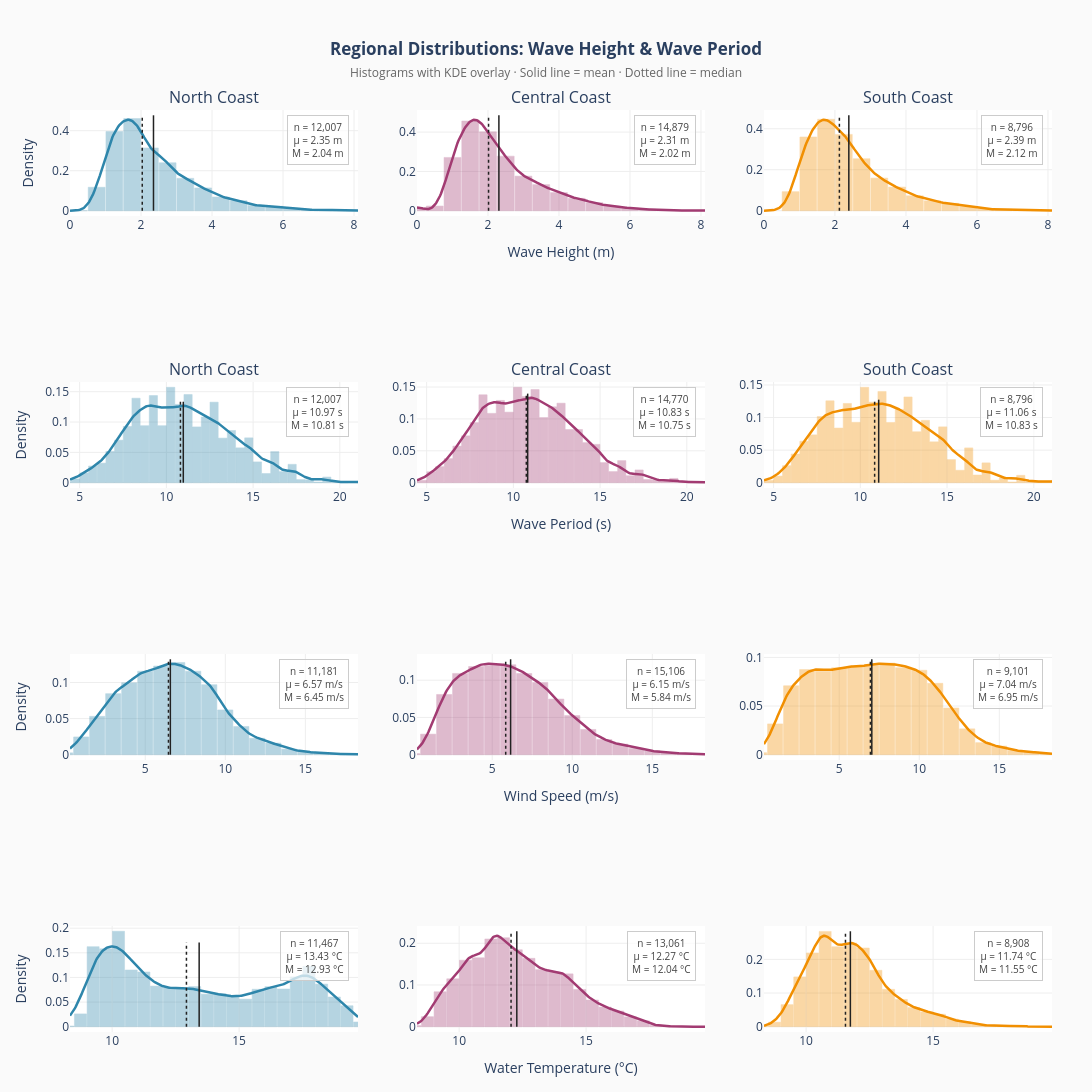

Notebook source saved alongside this figure:
### Markdown cell above
## Summary Statistics

For our final set of exploratory visualizations, we'll hone in on our most important data, that which most significantly influences surfing conditions: the wave height and dominant wave periods by region. We will also plot wind speed and water temperature similarly, since they appear to be less regionally correlated and the distributions may differ more. In the following code, we'll create histograms for the distribution of each variable in each region. We will overlay these histograms with three helpful additional details:
+ Mean line (solid)
+ Median line (dotted)
+ KDE curve (used to show the estimated probability distribution as a smooth curve)

### Code cell
# ============================================================
# Distribution panels: WVHT and DPD by region
# ============================================================
# 2×3 grid: top row = wave height by region, bottom = wave period by region.
# Each panel shows histogram + KDE curve + mean/median markers.

df = cleaned_stdmet.reset_index() if 'time' not in cleaned_stdmet.columns \
    else cleaned_stdmet.copy()

REGIONS = ['north', 'central', 'south']
REGION_COLORS = {
    'north':   '#2E86AB',  # blue
    'central': '#A23B72',  # magenta
    'south':   '#F18F01',  # orange
}

VARS = [
    {'col': 'WVHT', 'label': 'Wave Height', 'unit': 'm',  'row': 1},
    {'col': 'DPD',  'label': 'Wave Period', 'unit': 's',  'row': 2},
    {'col': 'WSPD', 'label': 'Wind Speed',       'unit': 'm/s', 'row': 3},
    {'col': 'WTMP', 'label': 'Water Temperature','unit': '°C',  'row': 4},
]

# Compute global x-ranges per variable so all three regional panels share scale
x_ranges = {
    v['col']: (df[v['col']].quantile(0.001), df[v['col']].quantile(0.999))
    for v in VARS
}

# ------------------------------------------------------------
# Build the figure
# ------------------------------------------------------------
fig = make_subplots(
    rows=4, cols=3,
    subplot_titles=[
        f"{r.title()} Coast" for r in REGIONS
    ] + [
        f"{r.title()} Coast" for r in REGIONS
    ],
    horizontal_spacing=0.06,
    vertical_spacing=0.18,
    shared_yaxes=False,
)

for v in VARS:
    col_name = v['col']
    xmin, xmax = x_ranges[col_name]
    x_grid = np.linspace(xmin, xmax, 300)

    for col_idx, region in enumerate(REGIONS, start=1):
        data = df.loc[df['region'] == region, col_name].dropna()

        if len(data) < 2:
            continue  # skip regions with no data

        color = REGION_COLORS[region]

        # Histogram (probability density, transparent fill)
        fig.add_trace(
            go.Histogram(
                x=data,
                histnorm='probability density',
                marker=dict(color=color, opacity=0.35,
                            line=dict(color=color, width=0.5)),
                nbinsx=40,
                showlegend=False,
                hovertemplate=f'{v["label"]}: %{{x:.2f}} {v["unit"]}<br>'
                              'Density: %{y:.3f}<extra></extra>',
            ),
            row=v['row'], col=col_idx,
        )

        # KDE curve over the histogram
        kde = stats.gaussian_kde(data)
        y_kde = kde(x_grid)
        fig.add_trace(
            go.Scatter(
                x=x_grid, y=y_kde,
                mode='lines',
                line=dict(color=color, width=2.5),
                showlegend=False,
                hovertemplate=f'{v["label"]}: %{{x:.2f}} {v["unit"]}<br>'
                              'Density: %{y:.3f}<extra></extra>',
            ),
            row=v['row'], col=col_idx,
        )

        # Mean and median vertical lines
        mean_val = data.mean()
        median_val = data.median()
        y_max = max(y_kde) * 1.05

        fig.add_trace(
            go.Scatter(
                x=[mean_val, mean_val], y=[0, y_max],
                mode='lines',
                line=dict(color='#222', width=1.5, dash='solid'),
                showlegend=False,
                hovertemplate=f'Mean: {mean_val:.2f} {v["unit"]}<extra></extra>',
            ),
            row=v['row'], col=col_idx,
        )
        fig.add_trace(
            go.Scatter(
                x=[median_val, median_val], y=[0, y_max],
                mode='lines',
                line=dict(color='#222', width=1.5, dash='dot'),
                showlegend=False,
                hovertemplate=f'Median: {median_val:.2f} {v["unit"]}<extra></extra>',
            ),
            row=v['row'], col=col_idx,
        )

        # Annotate sample size in upper-right corner of panel
        fig.add_annotation(
            text=f"n = {len(data):,}<br>"
                 f"μ = {mean_val:.2f} {v['unit']}<br>"
                 f"M = {median_val:.2f} {v['unit']}",
            xref=f"x{(v['row']-1)*3 + col_idx if (v['row']-1)*3 + col_idx > 1 else ''} domain",
            yref=f"y{(v['row']-1)*3 + col_idx if (v['row']-1)*3 + col_idx > 1 else ''} domain",
            x=0.97, y=0.95,
            xanchor='right', yanchor='top',
            showarrow=False,
            font=dict(size=10, color='#444'),
            bgcolor='rgba(255,255,255,0.7)',
            bordercolor='#ccc', borderwidth=1, borderpad=4,
        )

# ------------------------------------------------------------
# Layout
# ------------------------------------------------------------
# Set consistent x-axis ranges per variable row
for col_idx in range(1, 4):
    for v in VARS:
        fig.update_xaxes(
            range=list(x_ranges[v['col']]),
            title_text=f"{v['label']} ({v['unit']})" if col_idx == 2 else None,
            row=v['row'], col=col_idx,
            gridcolor='#eee',
            zeroline=False,
        )
        fig.update_yaxes(
            title_text='Density' if col_idx == 1 else None,
            row=v['row'], col=col_idx,
            gridcolor='#eee',
            zeroline=False,
        )

fig.update_layout(
    title=dict(
        text="<b>Regional Distributions: Wave Height & Wave Period</b><br>"
             "<span style='font-size:12px;color:#666'>"
             "Histograms with KDE overlay · Solid line = mean · Dotted line = median"
             "</span>",
        x=0.5, xanchor='center',
    ),
    height=1200, width=1200,
    paper_bgcolor='#fafafa',
    plot_bgcolor='white',
    margin=dict(l=70, r=40, t=110, b=60),
    bargap=0.05,
)

fig.show()

### Figure 1 — Plotly figure (JSON) as saved in the notebook; plotly's stock layout.template omitted (floating-point values rounded to 4 significant figures; data arrays with more than 128 entries replaced by an {"elided": "..."} marker saying what was removed)
{"data": [{"histnorm": "probability density", "hovertemplate": "Wave Height: %{x:.2f} m<br>Density: %{y:.3f}<extra></extra>", "marker": {"color": "#2E86AB", "line": {"color": "#2E86AB", "width": 0.5}, "opacity": 0.35}, "nbinsx": 40, "showlegend": false, "type": "histogram", "x": {"elided": "12007 float values"}, "xaxis": "x", "yaxis": "y"}, {"hovertemplate": "Wave Height: %{x:.2f} m<br>Density: %{y:.3f}<extra></extra>", "line": {"color": "#2E86AB", "width": 2.5}, "mode": "lines", "showlegend": false, "type": "scatter", "x": {"elided": "300 float values"}, "xaxis": "x", "y": {"elided": "300 float values"}, "yaxis": "y"}, {"hovertemplate": "Mean: 2.35 m<extra></extra>", "line": {"color": "#222", "dash": "solid", "width": 1.5}, "mode": "lines", "showlegend": false, "type": "scatter", "x": [2.352, 2.352], "xaxis": "x", "y": [0, 0.477], "yaxis": "y"}, {"hovertemplate": "Median: 2.04 m<extra></extra>", "line": {"color": "#222", "dash": "dot", "width": 1.5}, "mode": "lines", "showlegend": false, "type": "scatter", "x": [2.035, 2.035], "xaxis": "x", "y": [0, 0.477], "yaxis": "y"}, {"histnorm": "probability density", "hovertemplate": "Wave Height: %{x:.2f} m<br>Density: %{y:.3f}<extra></extra>", "marker": {"color": "#A23B72", "line": {"color": "#A23B72", "width": 0.5}, "opacity": 0.35}, "nbinsx": 40, "showlegend": false, "type": "histogram", "x": {"elided": "14879 float values"}, "xaxis": "x2", "yaxis": "y2"}, {"hovertemplate": "Wave Height: %{x:.2f} m<br>Density: %{y:.3f}<extra></extra>", "line": {"color": "#A23B72", "width": 2.5}, "mode": "lines", "showlegend": false, "type": "scatter", "x": {"elided": "300 float values"}, "xaxis": "x2", "y": {"elided": "300 float values"}, "yaxis": "y2"}, {"hovertemplate": "Mean: 2.31 m<extra></extra>", "line": {"color": "#222", "dash": "solid", "width": 1.5}, "mode": "lines", "showlegend": false, "type": "scatter", "x": [2.308, 2.308], "xaxis": "x2", "y": [0, 0.4855], "yaxis": "y2"}, {"hovertemplate": "Median: 2.02 m<extra></extra>", "line": {"color": "#222", "dash": "dot", "width": 1.5}, "mode": "lines", "showlegend": false, "type": "scatter", "x": [2.017, 2.017], "xaxis": "x2", "y": [0, 0.4855], "yaxis": "y2"}, {"histnorm": "probability density", "hovertemplate": "Wave Height: %{x:.2f} m<br>Density: %{y:.3f}<extra></extra>", "marker": {"color": "#F18F01", "line": {"color": "#F18F01", "width": 0.5}, "opacity": 0.35}, "nbinsx": 40, "showlegend": false, "type": "histogram", "x": {"elided": "8796 float values"}, "xaxis": "x3", "yaxis": "y3"}, {"hovertemplate": "Wave Height: %{x:.2f} m<br>Density: %{y:.3f}<extra></extra>", "line": {"color": "#F18F01", "width": 2.5}, "mode": "lines", "showlegend": false, "type": "scatter", "x": {"elided": "300 float values"}, "xaxis": "x3", "y": {"elided": "300 float values"}, "yaxis": "y3"}, {"hovertemplate": "Mean: 2.39 m<extra></extra>", "line": {"color": "#222", "dash": "solid", "width": 1.5}, "mode": "lines", "showlegend": false, "type": "scatter", "x": [2.391, 2.391], "xaxis": "x3", "y": [0, 0.4655], "yaxis": "y3"}, {"hovertemplate": "Median: 2.12 m<extra></extra>", "line": {"color": "#222", "dash": "dot", "width": 1.5}, "mode": "lines", "showlegend": false, "type": "scatter", "x": [2.125, 2.125], "xaxis": "x3", "y": [0, 0.4655], "yaxis": "y3"}, {"histnorm": "probability density", "hovertemplate": "Wave Period: %{x:.2f} s<br>Density: %{y:.3f}<extra></extra>", "marker": {"color": "#2E86AB", "line": {"color": "#2E86AB", "width": 0.5}, "opacity": 0.35}, "nbinsx": 40, "showlegend": false, "type": "histogram", "x": {"elided": "12007 float values"}, "xaxis": "x4", "yaxis": "y4"}, {"hovertemplate": "Wave Period: %{x:.2f} s<br>Density: %{y:.3f}<extra></extra>", "line": {"color": "#2E86AB", "width": 2.5}, "mode": "lines", "showlegend": false, "type": "scatter", "x": {"elided": "300 float values"}, "xaxis": "x4", "y": {"elided": "300 float values"}, "yaxis": "y4"}, {"hovertemplate": "Mean: 10.97 s<extra></extra>", "line": {"color": "#222", "dash": "solid", "width": 1.5}, "mode": "lines", "showlegend": false, "type": "scatter", "x": [10.97, 10.97], "xaxis": "x4", "y": [0, 0.1334], "yaxis": "y4"}, {"hovertemplate": "Median: 10.81 s<extra></extra>", "line": {"color": "#222", "dash": "dot", "width": 1.5}, "mode": "lines", "showlegend": false, "type": "scatter", "x": [10.81, 10.81], "xaxis": "x4", "y": [0, 0.1334], "yaxis": "y4"}, {"histnorm": "probability density", "hovertemplate": "Wave Period: %{x:.2f} s<br>Density: %{y:.3f}<extra></extra>", "marker": {"color": "#A23B72", "line": {"color": "#A23B72", "width": 0.5}, "opacity": 0.35}, "nbinsx": 40, "showlegend": false, "type": "histogram", "x": {"elided": "14770 float values"}, "xaxis": "x5", "yaxis": "y5"}, {"hovertemplate": "Wave Period: %{x:.2f} s<br>Density: %{y:.3f}<extra></extra>", "line": {"color": "#A23B72", "width": 2.5}, "mode": "lines", "showlegend": false, "type": "scatter", "x": {"elided": "300 float values"}, "xaxis": "x5", "y": {"elided": "300 float values"}, "yaxis": "y5"}, {"hovertemplate": "Mean: 10.83 s<extra></extra>", "line": {"color": "#222", "dash": "solid", "width": 1.5}, "mode": "lines", "showlegend": false, "type": "scatter", "x": [10.83, 10.83], "xaxis": "x5", "y": [0, 0.1397], "yaxis": "y5"}, {"hovertemplate": "Median: 10.75 s<extra></extra>", "line": {"color": "#222", "dash": "dot", "width": 1.5}, "mode": "lines", "showlegend": false, "type": "scatter", "x": [10.75, 10.75], "xaxis": "x5", "y": [0, 0.1397], "yaxis": "y5"}, {"histnorm": "probability density", "hovertemplate": "Wave Period: %{x:.2f} s<br>Density: %{y:.3f}<extra></extra>", "marker": {"color": "#F18F01", "line": {"color": "#F18F01", "width": 0.5}, "opacity": 0.35}, "nbinsx": 40, "showlegend": false, "type": "histogram", "x": {"elided": "8796 float values"}, "xaxis": "x6", "yaxis": "y6"}, {"hovertemplate": "Wave Period: %{x:.2f} s<br>Density: %{y:.3f}<extra></extra>", "line": {"color": "#F18F01", "width": 2.5}, "mode": "lines", "showlegend": false, "type": "scatter", "x": {"elided": "300 float values"}, "xaxis": "x6", "y": {"elided": "300 float values"}, "yaxis": "y6"}, {"hovertemplate": "Mean: 11.06 s<extra></extra>", "line": {"color": "#222", "dash": "solid", "width": 1.5}, "mode": "lines", "showlegend": false, "type": "scatter", "x": [11.06, 11.06], "xaxis": "x6", "y": [0, 0.1274], "yaxis": "y6"}, {"hovertemplate": "Median: 10.83 s<extra></extra>", "line": {"color": "#222", "dash": "dot", "width": 1.5}, "mode": "lines", "showlegend": false, "type": "scatter", "x": [10.83, 10.83], "xaxis": "x6", "y": [0, 0.1274], "yaxis": "y6"}, {"histnorm": "probability density", "hovertemplate": "Wind Speed: %{x:.2f} m/s<br>Density: %{y:.3f}<extra></extra>", "marker": {"color": "#2E86AB", "line": {"color": "#2E86AB", "width": 0.5}, "opacity": 0.35}, "nbinsx": 40, "showlegend": false, "type": "histogram", "x": {"elided": "11181 float values"}, "xaxis": "x7", "yaxis": "y7"}, {"hovertemplate": "Wind Speed: %{x:.2f} m/s<br>Density: %{y:.3f}<extra></extra>", "line": {"color": "#2E86AB", "width": 2.5}, "mode": "lines", "showlegend": false, "type": "scatter", "x": {"elided": "300 float values"}, "xaxis": "x7", "y": {"elided": "300 float values"}, "yaxis": "y7"}, {"hovertemplate": "Mean: 6.57 m/s<extra></extra>", "line": {"color": "#222", "dash": "solid", "width": 1.5}, "mode": "lines", "showlegend": false, "type": "scatter", "x": [6.567, 6.567], "xaxis": "x7", "y": [0, 0.1321], "yaxis": "y7"}, {"hovertemplate": "Median: 6.45 m/s<extra></extra>", "line": {"color": "#222", "dash": "dot", "width": 1.5}, "mode": "lines", "showlegend": false, "type": "scatter", "x": [6.45, 6.45], "xaxis": "x7", "y": [0, 0.1321], "yaxis": "y7"}, {"histnorm": "probability density", "hovertemplate": "Wind Speed: %{x:.2f} m/s<br>Density: %{y:.3f}<extra></extra>", "marker": {"color": "#A23B72", "line": {"color": "#A23B72", "width": 0.5}, "opacity": 0.35}, "nbinsx": 40, "showlegend": false, "type": "histogram", "x": {"elided": "15106 float values"}, "xaxis": "x8", "yaxis": "y8"}, {"hovertemplate": "Wind Speed: %{x:.2f} m/s<br>Density: %{y:.3f}<extra></extra>", "line": {"color": "#A23B72", "width": 2.5}, "mode": "lines", "showlegend": false, "type": "scatter", "x": {"elided": "300 float values"}, "xaxis": "x8", "y": {"elided": "300 float values"}, "yaxis": "y8"}, {"hovertemplate": "Mean: 6.15 m/s<extra></extra>", "line": {"color": "#222", "dash": "solid", "width": 1.5}, "mode": "lines", "showlegend": false, "type": "scatter", "x": [6.149, 6.149], "xaxis": "x8", "y": [0, 0.1281], "yaxis": "y8"}, {"hovertemplate": "Median: 5.84 m/s<extra></extra>", "line": {"color": "#222", "dash": "dot", "width": 1.5}, "mode": "lines", "showlegend": false, "type": "scatter", "x": [5.842, 5.842], "xaxis": "x8", "y": [0, 0.1281], "yaxis": "y8"}, {"histnorm": "probability density", "hovertemplate": "Wind Speed: %{x:.2f} m/s<br>Density: %{y:.3f}<extra></extra>", "marker": {"color": "#F18F01", "line": {"color": "#F18F01", "width": 0.5}, "opacity": 0.35}, "nbinsx": 40, "showlegend": false, "type": "histogram", "x": {"elided": "9101 float values"}, "xaxis": "x9", "yaxis": "y9"}, {"hovertemplate": "Wind Speed: %{x:.2f} m/s<br>Density: %{y:.3f}<extra></extra>", "line": {"color": "#F18F01", "width": 2.5}, "mode": "lines", "showlegend": false, "type": "scatter", "x": {"elided": "300 float values"}, "xaxis": "x9", "y": {"elided": "300 float values"}, "yaxis": "y9"}, {"hovertemplate": "Mean: 7.04 m/s<extra></extra>", "line": {"color": "#222", "dash": "solid", "width": 1.5}, "mode": "lines", "showlegend": false, "type": "scatter", "x": [7.037, 7.037], "xaxis": "x9", "y": [0, 0.09807], "yaxis": "y9"}, {"hovertemplate": "Median: 6.95 m/s<extra></extra>", "line": {"color": "#222", "dash": "dot", "width": 1.5}, "mode": "lines", "showlegend": false, "type": "scatter", "x": [6.95, 6.95], "xaxis": "x9", "y": [0, 0.09807], "yaxis": "y9"}, {"histnorm": "probability density", "hovertemplate": "Water Temperature: %{x:.2f} °C<br>Density: %{y:.3f}<extra></extra>", "marker": {"color": "#2E86AB", "line": {"color": "#2E86AB", "width": 0.5}, "opacity": 0.35}, "nbinsx": 40, "showlegend": false, "type": "histogram", "x": {"elided": "11467 float values"}, "xaxis": "x10", "yaxis": "y10"}, {"hovertemplate": "Water Temperature: %{x:.2f} °C<br>Density: %{y:.3f}<extra></extra>", "line": {"color": "#2E86AB", "width": 2.5}, "mode": "lines", "showlegend": false, "type": "scatter", "x": {"elided": "300 float values"}, "xaxis": "x10", "y": {"elided": "300 float values"}, "yaxis": "y10"}, {"hovertemplate": "Mean: 13.43 °C<extra></extra>", "line": {"color": "#222", "dash": "solid", "width": 1.5}, "mode": "lines", "showlegend": false, "type": "scatter", "x": [13.43, 13.43], "xaxis": "x10", "y": [0, 0.171], "yaxis": "y10"}, {"hovertemplate": "Median: 12.93 °C<extra></extra>", "line": {"color": "#222", "dash": "dot", "width": 1.5}, "mode": "lines", "showlegend": false, "type": "scatter", "x": [12.93, 12.93], "xaxis": "x10", "y": [0, 0.171], "yaxis": "y10"}, {"histnorm": "probability density", "hovertemplate": "Water Temperature: %{x:.2f} °C<br>Density: %{y:.3f}<extra></extra>", "marker": {"color": "#A23B72", "line": {"color": "#A23B72", "width": 0.5}, "opacity": 0.35}, "nbinsx": 40, "showlegend": false, "type": "histogram", "x": {"elided": "13061 float values"}, "xaxis": "x11", "yaxis": "y11"}, {"hovertemplate": "Water Temperature: %{x:.2f} °C<br>Density: %{y:.3f}<extra></extra>", "line": {"color": "#A23B72", "width": 2.5}, "mode": "lines", "showlegend": false, "type": "scatter", "x": {"elided": "300 float values"}, "xaxis": "x11", "y": {"elided": "300 float values"}, "yaxis": "y11"}, {"hovertemplate": "Mean: 12.27 °C<extra></extra>", "line": {"color": "#222", "dash": "solid", "width": 1.5}, "mode": "lines", "showlegend": false, "type": "scatter", "x": [12.27, 12.27], "xaxis": "x11", "y": [0, 0.2287], "yaxis": "y11"}, {"hovertemplate": "Median: 12.04 °C<extra></extra>", "line": {"color": "#222", "dash": "dot", "width": 1.5}, "mode": "lines", "showlegend": false, "type": "scatter", "x": [12.04, 12.04], "xaxis": "x11", "y": [0, 0.2287], "yaxis": "y11"}, {"histnorm": "probability density", "hovertemplate": "Water Temperature: %{x:.2f} °C<br>Density: %{y:.3f}<extra></extra>", "marker": {"color": "#F18F01", "line": {"color": "#F18F01", "width": 0.5}, "opacity": 0.35}, "nbinsx": 40, "showlegend": false, "type": "histogram", "x": {"elided": "8908 float values"}, "xaxis": "x12", "yaxis": "y12"}, {"hovertemplate": "Water Temperature: %{x:.2f} °C<br>Density: %{y:.3f}<extra></extra>", "line": {"color": "#F18F01", "width": 2.5}, "mode": "lines", "showlegend": false, "type": "scatter", "x": {"elided": "300 float values"}, "xaxis": "x12", "y": {"elided": "300 float values"}, "yaxis": "y12"}, {"hovertemplate": "Mean: 11.74 °C<extra></extra>", "line": {"color": "#222", "dash": "solid", "width": 1.5}, "mode": "lines", "showlegend": false, "type": "scatter", "x": [11.74, 11.74], "xaxis": "x12", "y": [0, 0.2836], "yaxis": "y12"}, {"hovertemplate": "Median: 11.55 °C<extra></extra>", "line": {"color": "#222", "dash": "dot", "width": 1.5}, "mode": "lines", "showlegend": false, "type": "scatter", "x": [11.55, 11.55], "xaxis": "x12", "y": [0, 0.2836], "yaxis": "y12"}], "layout": {"annotations": [{"font": {"size": 16}, "showarrow": false, "text": "North Coast", "x": 0.1467, "xanchor": "center", "xref": "paper", "y": 1, "yanchor": "bottom", "yref": "paper"}, {"font": {"size": 16}, "showarrow": false, "text": "Central Coast", "x": 0.5, "xanchor": "center", "xref": "paper", "y": 1, "yanchor": "bottom", "yref": "paper"}, {"font": {"size": 16}, "showarrow": false, "text": "South Coast", "x": 0.8533, "xanchor": "center", "xref": "paper", "y": 1, "yanchor": "bottom", "yref": "paper"}, {"font": {"size": 16}, "showarrow": false, "text": "North Coast", "x": 0.1467, "xanchor": "center", "xref": "paper", "y": 0.705, "yanchor": "bottom", "yref": "paper"}, {"font": {"size": 16}, "showarrow": false, "text": "Central Coast", "x": 0.5, "xanchor": "center", "xref": "paper", "y": 0.705, "yanchor": "bottom", "yref": "paper"}, {"font": {"size": 16}, "showarrow": false, "text": "South Coast", "x": 0.8533, "xanchor": "center", "xref": "paper", "y": 0.705, "yanchor": "bottom", "yref": "paper"}, {"bgcolor": "rgba(255,255,255,0.7)", "bordercolor": "#ccc", "borderpad": 4, "borderwidth": 1, "font": {"color": "#444", "size": 10}, "showarrow": false, "text": "n = 12,007<br>μ = 2.35 m<br>M = 2.04 m", "x": 0.97, "xanchor": "right", "xref": "x domain", "y": 0.95, "yanchor": "top", "yref": "y domain"}, {"bgcolor": "rgba(255,255,255,0.7)", "bordercolor": "#ccc", "borderpad": 4, "borderwidth": 1, "font": {"color": "#444", "size": 10}, "showarrow": false, "text": "n = 14,879<br>μ = 2.31 m<br>M = 2.02 m", "x": 0.97, "xanchor": "right", "xref": "x2 domain", "y": 0.95, "yanchor": "top", "yref": "y2 domain"}, {"bgcolor": "rgba(255,255,255,0.7)", "bordercolor": "#ccc", "borderpad": 4, "borderwidth": 1, "font": {"color": "#444", "size": 10}, "showarrow": false, "text": "n = 8,796<br>μ = 2.39 m<br>M = 2.12 m", "x": 0.97, "xanchor": "right", "xref": "x3 domain", "y": 0.95, "yanchor": "top", "yref": "y3 domain"}, {"bgcolor": "rgba(255,255,255,0.7)", "bordercolor": "#ccc", "borderpad": 4, "borderwidth": 1, "font": {"color": "#444", "size": 10}, "showarrow": false, "text": "n = 12,007<br>μ = 10.97 s<br>M = 10.81 s", "x": 0.97, "xanchor": "right", "xref": "x4 domain", "y": 0.95, "yanchor": "top", "yref": "y4 domain"}, {"bgcolor": "rgba(255,255,255,0.7)", "bordercolor": "#ccc", "borderpad": 4, "borderwidth": 1, "font": {"color": "#444", "size": 10}, "showarrow": false, "text": "n = 14,770<br>μ = 10.83 s<br>M = 10.75 s", "x": 0.97, "xanchor": "right", "xref": "x5 domain", "y": 0.95, "yanchor": "top", "yref": "y5 domain"}, {"bgcolor": "rgba(255,255,255,0.7)", "bordercolor": "#ccc", "borderpad": 4, "borderwidth": 1, "font": {"color": "#444", "size": 10}, "showarrow": false, "text": "n = 8,796<br>μ = 11.06 s<br>M = 10.83 s", "x": 0.97, "xanchor": "right", "xref": "x6 domain", "y": 0.95, "yanchor": "top", "yref": "y6 domain"}, {"bgcolor": "rgba(255,255,255,0.7)", "bordercolor": "#ccc", "borderpad": 4, "borderwidth": 1, "font": {"color": "#444", "size": 10}, "showarrow": false, "text": "n = 11,181<br>μ = 6.57 m/s<br>M = 6.45 m/s", "x": 0.97, "xanchor": "right", "xref": "x7 domain", "y": 0.95, "yanchor": "top", "yref": "y7 domain"}, {"bgcolor": "rgba(255,255,255,0.7)", "bordercolor": "#ccc", "borderpad": 4, "borderwidth": 1, "font": {"color": "#444", "size": 10}, "showarrow": false, "text": "n = 15,106<br>μ = 6.15 m/s<br>M = 5.84 m/s", "x": 0.97, "xanchor": "right", "xref": "x8 domain", "y": 0.95, "yanchor": "top", "yref": "y8 domain"}, {"bgcolor": "rgba(255,255,255,0.7)", "bordercolor": "#ccc", "borderpad": 4, "borderwidth": 1, "font": {"color": "#444", "size": 10}, "showarrow": false, "text": "n = 9,101<br>μ = 7.04 m/s<br>M = 6.95 m/s", "x": 0.97, "xanchor": "right", "xref": "x9 domain", "y": 0.95, "yanchor": "top", "yref": "y9 domain"}, {"bgcolor": "rgba(255,255,255,0.7)", "bordercolor": "#ccc", "borderpad": 4, "borderwidth": 1, "font": {"color": "#444", "size": 10}, "showarrow": false, "text": "n = 11,467<br>μ = 13.43 °C<br>M = 12.93 °C", "x": 0.97, "xanchor": "right", "xref": "x10 domain", "y": 0.95, "yanchor": "top", "yref": "y10 domain"}, {"bgcolor": "rgba(255,255,255,0.7)", "bordercolor": "#ccc", "borderpad": 4, "borderwidth": 1, "font": {"color": "#444", "size": 10}, "showarrow": false, "text": "n = 13,061<br>μ = 12.27 °C<br>M = 12.04 °C", "x": 0.97, "xanchor": "right", "xref": "x11 domain", "y": 0.95, "yanchor": "top", "yref": "y11 domain"}, {"bgcolor": "rgba(255,255,255,0.7)", "bordercolor": "#ccc", "borderpad": 4, "borderwidth": 1, "font": {"color": "#444", "size": 10}, "showarrow": false, "text": "n = 8,908<br>μ = 11.74 °C<br>M = 11.55 °C", "x": 0.97, "xanchor": "right", "xref": "x12 domain", "y": 0.95, "yanchor": "top", "yref": "y12 domain"}], "bargap": 0.05, "height": 1200, "margin": {"b": 60, "l": 70, "r": 40, "t": 110}, "paper_bgcolor": "#fafafa", "plot_bgcolor": "white", "title": {"text": "<b>Regional Distributions: Wave Height & Wave Period</b><br><span style='font-size:12px;color:#666'>Histograms with KDE overlay · Solid line = mean · Dotted line = median</span>", "x": 0.5, "xanchor": "center"}, "width": 1200, "xaxis": {"anchor": "y", "domain": [0, 0.2933], "gridcolor": "#eee", "range": [0, 8.114], "zeroline": false}, "xaxis10": {"anchor": "y10", "domain": [0, 0.2933], "gridcolor": "#eee", "range": [8.339, 19.68], "zeroline": false}, "xaxis11": {"anchor": "y11", "domain": [0.3533, 0.6467], "gridcolor": "#eee", "range": [8.339, 19.68], "title": {"text": "Water Temperature (°C)"}, "zeroline": false}, "xaxis12": {"anchor": "y12", "domain": [0.7067, 1], "gridcolor": "#eee", "range": [8.339, 19.68], "zeroline": false}, "xaxis2": {"anchor": "y2", "domain": [0.3533, 0.6467], "gridcolor": "#eee", "range": [0, 8.114], "title": {"text": "Wave Height (m)"}, "zeroline": false}, "xaxis3": {"anchor": "y3", "domain": [0.7067, 1], "gridcolor": "#eee", "range": [0, 8.114], "zeroline": false}, "xaxis4": {"anchor": "y4", "domain": [0, 0.2933], "gridcolor": "#eee", "range": [4.443, 21.05], "zeroline": false}, "xaxis5": {"anchor": "y5", "domain": [0.3533, 0.6467], "gridcolor": "#eee", "range": [4.443, 21.05], "title": {"text": "Wave Period (s)"}, "zeroline": false}, "xaxis6": {"anchor": "y6", "domain": [0.7067, 1], "gridcolor": "#eee", "range": [4.443, 21.05], "zeroline": false}, "xaxis7": {"anchor": "y7", "domain": [0, 0.2933], "gridcolor": "#eee", "range": [0.3, 18.29], "zeroline": false}, "xaxis8": {"anchor": "y8", "domain": [0.3533, 0.6467], "gridcolor": "#eee", "range": [0.3, 18.29], "title": {"text": "Wind Speed (m/s)"}, "zeroline": false}, "xaxis9": {"anchor": "y9", "domain": [0.7067, 1], "gridcolor": "#eee", "range": [0.3, 18.29], "zeroline": false}, "yaxis": {"anchor": "x", "domain": [0.885, 1], "gridcolor": "#eee", "title": {"text": "Density"}, "zeroline": false}, "yaxis10": {"anchor": "x10", "domain": [0, 0.115], "gridcolor": "#eee", "title": {"text": "Density"}, "zeroline": false}, "yaxis11": {"anchor": "x11", "domain": [0, 0.115], "gridcolor": "#eee", "zeroline": false}, "yaxis12": {"anchor": "x12", "domain": [0, 0.115], "gridcolor": "#eee", "zeroline": false}, "yaxis2": {"anchor": "x2", "domain": [0.885, 1], "gridcolor": "#eee", "zeroline": false}, "yaxis3": {"anchor": "x3", "domain": [0.885, 1], "gridcolor": "#eee", "zeroline": false}, "yaxis4": {"anchor": "x4", "domain": [0.59, 0.705], "gridcolor": "#eee", "title": {"text": "Density"}, "zeroline": false}, "yaxis5": {"anchor": "x5", "domain": [0.59, 0.705], "gridcolor": "#eee", "zeroline": false}, "yaxis6": {"anchor": "x6", "domain": [0.59, 0.705], "gridcolor": "#eee", "zeroline": false}, "yaxis7": {"anchor": "x7", "domain": [0.295, 0.41], "gridcolor": "#eee", "title": {"text": "Density"}, "zeroline": false}, "yaxis8": {"anchor": "x8", "domain": [0.295, 0.41], "gridcolor": "#eee", "zeroline": false}, "yaxis9": {"anchor": "x9", "domain": [0.295, 0.41], "gridcolor": "#eee", "zeroline": false}}}
